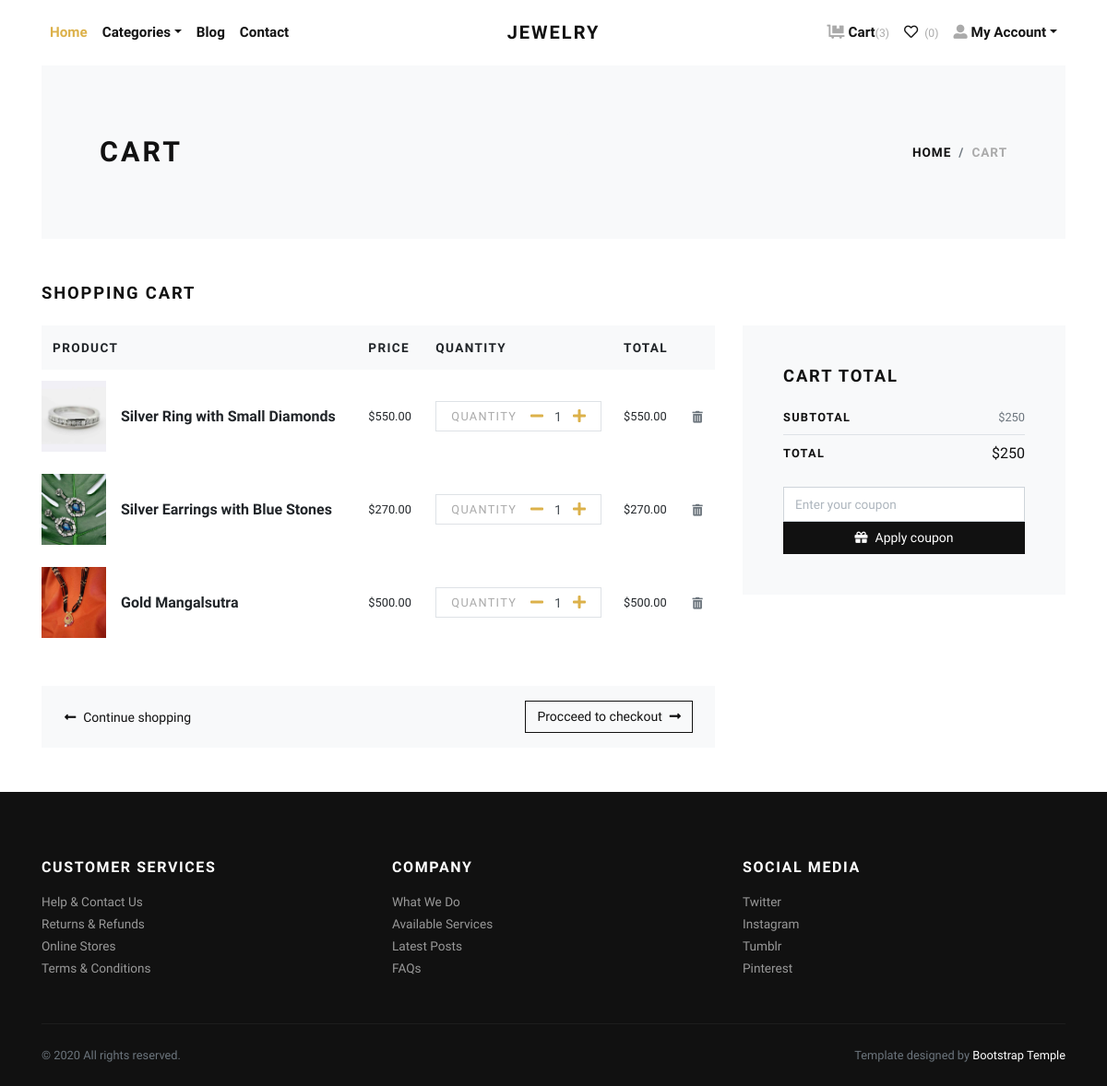
Before: /cart/ (signed in) with the older database file.
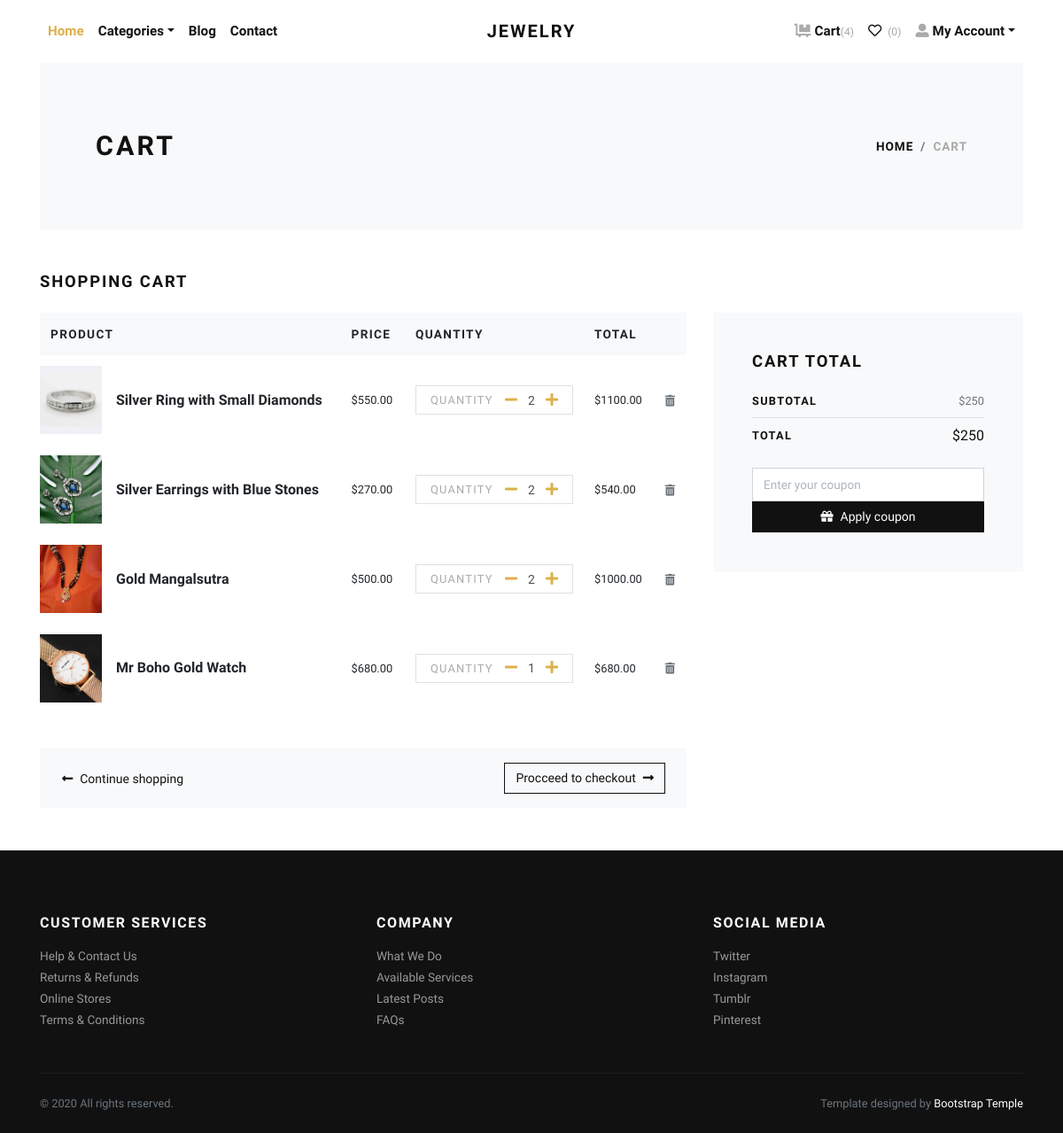
After: the same page with the newer database file.
### store/models.py (models this page shows, shortened)
class Cart(models.Model):
    user = models.ForeignKey(User, verbose_name="User", on_delete=models.CASCADE)
    product = models.ForeignKey(Product, verbose_name="Product", on_delete=models.CASCADE)
    quantity = models.PositiveIntegerField(default=1, verbose_name="Quantity")
    created_at = models.DateTimeField(auto_now_add=True, verbose_name="Created Date")
    updated_at = models.DateTimeField(auto_now=True, verbose_name="Updated Date")
    @property
    def total_price(self):
        return self.quantity * self.product.price

class Product(models.Model):
    title = models.CharField(max_length=150, verbose_name="Product Title")
    slug = models.SlugField(max_length=160, verbose_name="Product Slug")
    sku = models.CharField(max_length=255, unique=True, verbose_name="Unique Product ID (SKU)")
    short_description = models.TextField(verbose_name="Short Description")
    detail_description = models.TextField(blank=True, null=True, verbose_name="Detail Description")
    product_image = models.ImageField(upload_to='product', blank=True, null=True, verbose_name="Product Image")
    price = models.DecimalField(max_digits=8, decimal_places=2)
    category = models.ForeignKey(Category, verbose_name="Product Categoy", on_delete=models.CASCADE)
    is_active = models.BooleanField(verbose_name="Is Active?")
    is_featured = models.BooleanField(verbose_name="Is Featured?")
    created_at = models.DateTimeField(auto_now_add=True, verbose_name="Created Date")
    updated_at = models.DateTimeField(auto_now=True, verbose_name="Updated Date")
    class Meta:
        verbose_name_plural = 'Products'
        ordering = ('-created_at', )

### store/views.py (the view)
# urls.py: path('cart/', views.cart, name="cart"),
def cart(request):
    user = request.user
    cart_products = Cart.objects.filter(user=user)
    return render(request, 'store/cart.html', {'cart_products':cart_products})

### templates/store/cart.html (shortened to what this page needs)
{% extends 'base.html' %}
{% load static %}
    {% block content %}
      <div class="container">
        <section class="py-5 bg-light">
          <div class="container">
            <div class="row px-4 px-lg-5 py-lg-4 align-items-center">
              <div class="col-lg-6">
                <h1 class="h2 text-uppercase mb-0">Cart</h1>
              </div>
              <div class="col-lg-6 text-lg-right">
                <nav aria-label="breadcrumb">
                  <ol class="breadcrumb justify-content-lg-end mb-0 px-0">
                    <li class="breadcrumb-item"><a href="index.html">Home</a></li>
                    <li class="breadcrumb-item active" aria-current="page">Cart</li>
                  </ol>
                </nav>
              </div>
            </div>
          </div>
        </section>
        {% if cart_products %}
        <section class="py-5">
          <h2 class="h5 text-uppercase mb-4">Shopping cart</h2>
          <div class="row">
            <div class="col-lg-8 mb-4 mb-lg-0">
              <div class="table-responsive mb-4">
                <table class="table">
                  <thead class="bg-light">
                    <tr>
                      <th class="border-0" scope="col"> <strong class="text-small text-uppercase">Product</strong></th>
                      <th class="border-0" scope="col"> <strong class="text-small text-uppercase">Price</strong></th>
                      <th class="border-0" scope="col"> <strong class="text-small text-uppercase">Quantity</strong></th>
                      <th class="border-0" scope="col"> <strong class="text-small text-uppercase">Total</strong></th>
                      <th class="border-0" scope="col"> </th>
                    </tr>
                  </thead>
                  <tbody>
                    {% for cart_product in cart_products %}
                    <tr>
                      <th class="pl-0 border-0" scope="row">
                        <div class="media align-items-center">
                          {% if cart_product.product.product_image %}
                            <a class="reset-anchor d-block animsition-link" href="{% url 'store:product-detail' cart_product.product.slug %}"><img src="{{cart_product.product.product_image.url}}" alt="{{cart_product.product.title}}" width="70"/></a>
                          {% else %}
                            <a class="reset-anchor d-block animsition-link" href="{% url 'store:product-detail' cart_product.product.slug %}"><img src="{% static 'img/product-detail-3.jpg' %}" alt="{{cart_product.product.title}}" width="70"/></a>
                          {% endif %}
                          <div class="media-body ml-3"><strong class="h6"><a class="reset-anchor animsition-link" href="{% url 'store:product-detail' cart_product.product.slug %}">{{cart_product.product.title}}</a></strong></div>
                        </div>
                      </th>
                      <td class="align-middle border-0">
                        <p class="mb-0 small">${{cart_product.product.price}}</p>
                      </td>
                      <td class="align-middle border-0">
                        <div class="border d-flex align-items-center justify-content-between px-3"><span class="small text-uppercase text-gray headings-font-family">Quantity</span>
                          <div class="quantity">
                            <a href="{% url 'store:minus-cart' cart_product.id %}" class="inc-btn p-0 ml-2"><i class="fas fa-minus"></i></a>
                            <input class="form-control form-control-sm border-0 shadow-0 p-0" type="text" value="{{cart_product.quantity}}"/>
                            <a href="{% url 'store:plus-cart' cart_product.id %}" class="inc-btn p-0"><i class="fas fa-plus"></i></a>
                          </div>
                        </div>
                      </td>
                      <td class="align-middle border-0">
                        <p class="mb-0 small">${{cart_product.total_price}}</p>
                      </td>
                      <td class="align-middle border-0"><a class="reset-anchor" href="{% url 'store:remove-cart' cart_product.id %}"><i class="fas fa-trash-alt small text-muted"></i></a></td>
                    </tr>
                    {% endfor %}
                  </tbody>
                </table>
              </div>
              <div class="bg-light px-4 py-3">
                <div class="row align-items-center text-center">
                  <div class="col-md-6 mb-3 mb-md-0 text-md-left"><a class="btn btn-link p-0 text-dark btn-sm" href="{% url 'store:home' %}"><i class="fas fa-long-arrow-alt-left mr-2"> </i>Continue shopping</a></div>
                  <div class="col-md-6 text-md-right"><a class="btn btn-outline-dark btn-sm" href="checkout.html">Procceed to checkout<i class="fas fa-long-arrow-alt-right ml-2"></i></a></div>
                </div>
              </div>
            </div>
            <div class="col-lg-4">
              <div class="card border-0 rounded-0 p-lg-4 bg-light">
                <div class="card-body">
                  <h5 class="text-uppercase mb-4">Cart total</h5>
                  <ul class="list-unstyled mb-0">
                    <li class="d-flex align-items-center justify-content-between"><strong class="text-uppercase small font-weight-bold">Subtotal</strong><span class="text-muted small">$250</span></li>
                    <li class="border-bottom my-2"></li>
                    <li class="d-flex align-items-center justify-content-between mb-4"><strong class="text-uppercase small font-weight-bold">Total</strong><span>$250</span></li>
                    <li>
                      <form action="#">
                        <div class="form-group mb-0">
                          <input class="form-control" type="text" placeholder="Enter your coupon">
                          <button class="btn btn-dark btn-sm btn-block" type="submit"> <i class="fas fa-gift mr-2"></i>Apply coupon</button>
                        </div>
                      </form>
                    </li>
                  </ul>
                </div>
              </div>
            </div>
          </div>
        </section>
        {% else %}
          <div class="text-center py-5">
            <h3 class="mb-3">Your cart is empty.</h3>
            <a href="{% url 'store:home' %}"><i class="fas fa-long-arrow-alt-left mr-2"> </i>Continue shopping</a>
          </div>
        {% endif %}
      </div>
      {% endblock content %}

### templates/base.html (shortened to what this page needs)
{% load static %}
<!DOCTYPE html>
<html>
  <head>
    <link rel="stylesheet" href="{% static 'vendor/bootstrap/css/bootstrap.min.css' %}">
    <link rel="stylesheet" href="{% static 'vendor/lightbox2/css/lightbox.min.css' %}">
    <link rel="stylesheet" href="{% static 'vendor/nouislider/nouislider.min.css' %}">
    <link rel="stylesheet" href="{% static 'vendor/bootstrap-select/css/bootstrap-select.min.css' %}">
    <link rel="stylesheet" href="{% static 'vendor/owl.carousel2/assets/owl.carousel.min.css' %}">
    <link rel="stylesheet" href="{% static 'vendor/owl.carousel2/assets/owl.theme.default.css' %}">
    <link rel="stylesheet" href="{% static 'css/style.default.css' %}" id="theme-stylesheet">
    <link rel="stylesheet" href="{% static 'css/custom.css' %}">
  </head>
  <body>
    <div class="page-holder">
      {% include 'navbar.html' %}
      {% block content %}
      {% endblock content %}
      {% include 'footer.html' %}
      {% include 'scripts.html' %}

### templates/navbar.html (shortened to what this page needs)
{% load static %}
      <header class="header bg-white">
        <div class="container px-0 px-lg-3">
          <nav class="navbar navbar-expand-lg navbar-light py-3 px-lg-0"><a class="navbar-brand" href="{% url 'store:home' %}"><span class="font-weight-bold text-uppercase text-dark">Jewelry</span></a>
            <div class="collapse navbar-collapse" id="navbarSupportedContent">
              <ul class="navbar-nav mr-auto">
                <li class="nav-item">
                  <a class="nav-link active" href="{% url 'store:home' %}">Home</a>
                </li>
                <li class="nav-item dropdown"><a class="nav-link dropdown-toggle" id="pagesDropdown" href="#" data-toggle="dropdown" aria-haspopup="true" aria-expanded="false">Categories</a>
                </li>
                <li class="nav-item">
                  <a class="nav-link" href="{% url 'store:home' %}">Blog</a>
                </li>
                <li class="nav-item">
                  <a class="nav-link" href="{% url 'store:home' %}">Contact</a>
                </li>
              </ul>
              <ul class="navbar-nav ml-auto">
                {% if request.user.is_authenticated %}
                  <li class="nav-item"><a class="nav-link" href="{% url 'store:cart' %}"> <i class="fas fa-dolly-flatbed mr-1 text-gray"></i>Cart<small class="text-gray">({{cart_items.count}})</small></a></li>
                  <li class="nav-item"><a class="nav-link" href="#"> <i class="far fa-heart mr-1"></i><small class="text-gray"> (0)</small></a></li>
                  <li class="nav-item dropdown"><a class="nav-link dropdown-toggle" id="pagesDropdown" href="#" data-toggle="dropdown" aria-haspopup="true" aria-expanded="false"><i class="fas fa-user-alt mr-1 text-gray"></i>My Account</a></a>
                </li>
                {% else %}
                  <li class="nav-item"><a class="nav-link" href="{% url 'store:login' %}">Login</a></li>
                  <li class="nav-item"><a class="nav-link" href="{% url 'store:register' %}">Create Account</a></li>
                {% endif %}
              </ul>
            </div>
          </nav>
        </div>
      </header>

### templates/footer.html
<footer class="bg-dark text-white">
        <div class="container py-4">
          <div class="row py-5">
            <div class="col-md-4 mb-3 mb-md-0">
              <h6 class="text-uppercase mb-3">Customer services</h6>
              <ul class="list-unstyled mb-0">
                <li><a class="footer-link" href="#">Help &amp; Contact Us</a></li>
                <li><a class="footer-link" href="#">Returns &amp; Refunds</a></li>
                <li><a class="footer-link" href="#">Online Stores</a></li>
                <li><a class="footer-link" href="#">Terms &amp; Conditions</a></li>
              </ul>
            </div>
            <div class="col-md-4 mb-3 mb-md-0">
              <h6 class="text-uppercase mb-3">Company</h6>
              <ul class="list-unstyled mb-0">
                <li><a class="footer-link" href="#">What We Do</a></li>
                <li><a class="footer-link" href="#">Available Services</a></li>
                <li><a class="footer-link" href="#">Latest Posts</a></li>
                <li><a class="footer-link" href="#">FAQs</a></li>
              </ul>
            </div>
            <div class="col-md-4">
              <h6 class="text-uppercase mb-3">Social media</h6>
              <ul class="list-unstyled mb-0">
                <li><a class="footer-link" href="#">Twitter</a></li>
                <li><a class="footer-link" href="#">Instagram</a></li>
                <li><a class="footer-link" href="#">Tumblr</a></li>
                <li><a class="footer-link" href="#">Pinterest</a></li>
              </ul>
            </div>
          </div>
          <div class="border-top pt-4" style="border-color: #1d1d1d !important">
            <div class="row">
              <div class="col-lg-6">
                <p class="small text-muted mb-0">&copy; 2020 All rights reserved.</p>
              </div>
              <div class="col-lg-6 text-lg-right">
                <p class="small text-muted mb-0">Template designed by <a class="text-white reset-anchor" href="https://bootstraptemple.com/p/bootstrap-ecommerce">Bootstrap Temple</a></p>
              </div>
            </div>
          </div>
        </div>
      </footer>

### templates/scripts.html (shortened to what this page needs)
{% load static %}
      <link rel="stylesheet" href="https://use.fontawesome.com/releases/v5.7.1/css/all.css">
    </div>
  </body>
</html>

Changed rows visible on the page:
changed Cart "Silver Ring with Small Diamonds": quantity "1" → "2"; total_price "550.00" → "1100.00"
changed Cart "Silver Earrings with Blue Stones": quantity "1" → "2"; total_price "270.00" → "540.00"
changed Cart "Gold Mangalsutra": quantity "1" → "2"; total_price "500.00" → "1000.00"
added Cart: product.product_image (picture), product "Mr Boho Gold Watch", product.price "680.00", quantity "1", total_price "680.00"
Other visible differences:
{{ cart_items.count }}: "3" → "4"
